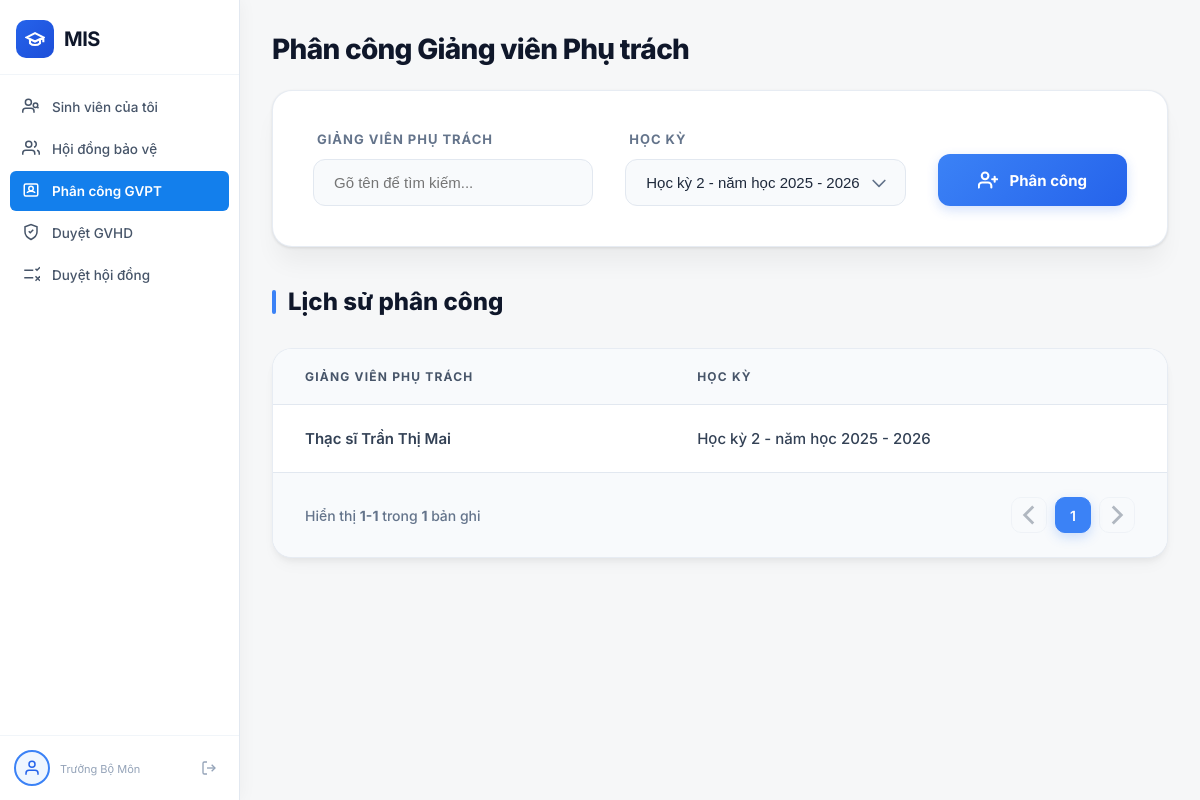
/truong-bo-mon/phan-cong-gvpt/, run on the app's committed database.
### Home/models.py (models this page shows, shortened)
class PhanCongGVPT(models.Model):
    giang_vien = models.ForeignKey(GiangVien, on_delete=models.CASCADE)
    ky = models.ForeignKey(KyThucTap, on_delete=models.CASCADE)
    ngay_phan_cong = models.DateTimeField(auto_now_add=True)
    class Meta:
        unique_together = ('giang_vien', 'ky')

class GiangVien(models.Model):
    HOC_VI_CHOICES = [
        ('Thạc sĩ', 'Thạc sĩ'),
        ('Tiến sĩ', 'Tiến sĩ'),
        ('Phó Giáo sư', 'Phó Giáo sư'),
        ('Giáo sư', 'Giáo sư'),
    ]
    CHUC_VU_CHOICES = [
        ('Giảng viên', 'Giảng viên'),
        ('Trưởng bộ môn', 'Trưởng bộ môn'),
        ('Giáo vụ', 'Giáo vụ'),
    ]
    CHUYEN_MON_CHOICES = [
        ('Phân tích thiết kế hệ thống (BA)', 'Phân tích thiết kế hệ thống (BA)'),
        ('Xây dựng hệ thống (DEV)', 'Xây dựng hệ thống (DEV)'),
        ('Artificial Intelligence (AI)', 'Artificial Intelligence (AI)'),
        ('Kiểm thử phần mềm', 'Kiểm thử phần mềm'),
        ('Phân tích dữ liệu (BI)', 'Phân tích dữ liệu (BI)'),
        ('An toàn bảo mật thông tin', 'An toàn bảo mật thông tin'),
        ('Triển khai ERP', 'Triển khai ERP'),
    ]
    ma_gv = models.CharField(max_length=20, primary_key=True)
    ho_ten = models.CharField(max_length=255)
    chuc_vu = models.CharField(max_length=100, choices=CHUC_VU_CHOICES, default='Giảng viên')
    hoc_vi = models.CharField(max_length=100, choices=HOC_VI_CHOICES, default='Thạc sĩ')
    chuyen_mon = models.CharField(max_length=500) # Lưu chuỗi các chuyên môn ghép lại
    so_dien_thoai = models.CharField(max_length=15, null=True, blank=True)

class KyThucTap(models.Model):
    ten_ky = models.CharField(max_length=255)
    ngay_bat_dau = models.DateField()
    ngay_ket_thuc = models.DateField()
    gv_phu_trach = models.ForeignKey(GiangVien, on_delete=models.SET_NULL, null=True)

### TruongBoMon/views.py (the view, shortened to what this page needs)
# urls.py: path('phan-cong-gvpt/', views.phan_cong_gvpt_view, name='phan_cong_gvpt'),
def phan_cong_gvpt_view(request):
    giang_vien_list = GiangVien.objects.all().order_by('ho_ten')
    ky_list = KyThucTap.objects.all().order_by('-id')
    lich_su = PhanCongGVPT.objects.all().order_by('-ngay_phan_cong')
    paginator = Paginator(lich_su, 10)
    page_number = request.GET.get('page')
    page_obj = paginator.get_page(page_number)
    context = {
        'current_page': 'phan_cong_gvpt',
        'giang_vien_list': giang_vien_list,
        'ky_list': ky_list,
        'page_obj': page_obj,
    }
    return render(request, 'TruongBoMon/phan_cong_gvpt.html', context)

### TruongBoMon/templates/TruongBoMon/phan_cong_gvpt.html (shortened to what this page needs)
{% extends 'TruongBoMon/home.html' %}
{% load static %}
{% block extra_css %}
<link rel="stylesheet" href="{% static 'TruongBoMon/css/phan_cong_gvpt.css' %}">
{% endblock %}
{% block content %}
<div class="page-container">
    <div class="page-header">
        <h1 class="page-title">Phân công Giảng viên Phụ trách</h1>
        <form method="POST" action="{% url 'TruongBoMon:phan_cong_gvpt' %}" class="form-card" id="assignForm">
            <div class="form-group">
                <label class="form-label">Giảng viên phụ trách</label>
                <input type="text" list="gv_list" id="gv_search" class="form-select" placeholder="Gõ tên để tìm kiếm..." required autocomplete="off">
            </div>
            <div class="form-group">
                <label class="form-label">Học kỳ</label>
                <select name="ky_id" class="form-select" required>
                    {% for ky in ky_list %}
                    <option value="{{ ky.id }}" {% if forloop.first %}selected{% endif %}>{{ ky.ten_ky }}</option>
                    {% endfor %}
                </select>
            </div>
            <button type="submit" class="btn-assign">
                <svg viewBox="0 0 24 24" fill="none" stroke="currentColor" stroke-width="2.5" stroke-linecap="round" stroke-linejoin="round">
                    <path d="M16 21v-2a4 4 0 0 0-4-4H5a4 4 0 0 0-4 4v2"></path>
                    <circle cx="8.5" cy="7" r="4"></circle>
                    <line x1="20" y1="8" x2="20" y2="14"></line>
                    <line x1="23" y1="11" x2="17" y2="11"></line>
                </svg>
                Phân công
            </button>
        </form>
    </div>
    <div class="history-section">
        <h2 class="section-title">Lịch sử phân công</h2>
        <div class="table-card">
            <table class="history-table">
                <thead>
                    <tr>
                        <th>GIẢNG VIÊN PHỤ TRÁCH</th>
                        <th>HỌC KỲ</th>
                    </tr>
                </thead>
                <tbody>
                    {% for pc in page_obj %}
                    <tr>
                        <td class="gv-name">{{ pc.giang_vien.hoc_vi }} {{ pc.giang_vien.ho_ten }}</td>
                        <td class="ky-name">{{ pc.ky.ten_ky }}</td>
                    </tr>
                    {% empty %}
                    <tr>
                        <td colspan="2" class="empty-row" style="text-align: center; padding: 4rem 2rem; color: #94a3b8;">
                            <p style="font-size: 0.9375rem; font-weight: 500;">Chưa có dữ liệu phân công nào trong hệ thống.</p>
                        </td>
                    </tr>
                    {% endfor %}
                </tbody>
            </table>
            {% if page_obj.paginator.count > 0 %}
            <div class="pagination-bar">
                <span class="pagination-info">
                    Hiển thị <strong>{{ page_obj.start_index }}-{{ page_obj.end_index }}</strong> trong <strong>{{ page_obj.paginator.count }}</strong> bản ghi
                </span>
                <div class="pagination-btns">
                    {% if page_obj.has_previous %}
                    <a href="?page={{ page_obj.previous_page_number }}" class="pg-btn">
                        <svg viewBox="0 0 24 24" fill="none" stroke="currentColor" stroke-width="2"><polyline points="15 18 9 12 15 6"></polyline></svg>
                    </a>
                    {% else %}
                    <button class="pg-btn" disabled>
                        <svg viewBox="0 0 24 24" fill="none" stroke="currentColor" stroke-width="2"><polyline points="15 18 9 12 15 6"></polyline></svg>
                    </button>
                    {% endif %}
                    {% for num in page_obj.paginator.page_range %}
                        {% if num == page_obj.number %}
                        <span class="pg-btn pg-active">{{ num }}</span>
                        {% elif num > page_obj.number|add:'-3' and num < page_obj.number|add:'3' %}
                        <a href="?page={{ num }}" class="pg-btn">{{ num }}</a>
                        {% endif %}
                    {% endfor %}
                    {% if page_obj.has_next %}
                    <a href="?page={{ page_obj.next_page_number }}" class="pg-btn">
                        <svg viewBox="0 0 24 24" fill="none" stroke="currentColor" stroke-width="2"><polyline points="9 18 15 12 9 6"></polyline></svg>
                    </a>
                    {% else %}
                    <button class="pg-btn" disabled>
                        <svg viewBox="0 0 24 24" fill="none" stroke="currentColor" stroke-width="2"><polyline points="9 18 15 12 9 6"></polyline></svg>
                    </button>
                    {% endif %}
                </div>
            </div>
            {% endif %}
        </div>
    </div>
</div>
{% endblock %}

### TruongBoMon/static/TruongBoMon/css/home.css (style rules this page uses)
:root { --sidebar-width: 240px; --radius-sm: 6px; --transition: all 0.22s cubic-bezier(0.4, 0, 0.2, 1); --gray-100: #f1f5f9; --gray-200: #e2e8f0; --gray-400: #94a3b8; --gray-800: #1e293b; --gray-900: #0f172a; --red: #dc2626; --red-bg: #fef2f2; }
*, *::before, *::after { box-sizing: border-box; margin: 0; padding: 0; }
body { font-family: 'Inter', -apple-system, BlinkMacSystemFont, sans-serif; background: #F6F7F8; color: var(--gray-800); display: flex; min-height: 100vh; }
button { cursor: pointer; border: none; background: none; font-family: inherit; }
svg { display: block; }

### TruongBoMon/static/TruongBoMon/css/phan_cong_gvpt.css (style rules this page uses)
.page-container { padding: 2.5rem 3rem; max-width: 1400px; margin: 0 auto; }
.page-header { margin-bottom: 2rem; }
.page-title { font-size: 1.75rem; font-weight: 800; color: #0f172a; letter-spacing: -0.025em; margin-bottom: 1.5rem; }
.form-card { background: #ffffff; padding: 2.5rem; border-radius: 1.25rem; box-shadow: 0 1px 3px 0 rgba(0, 0, 0, 0.1), 0 20px 25px -5px rgba(0, 0, 0, 0.05); border: 1px solid rgba(226, 232, 240, 0.8); display: grid; grid-template-columns: 1fr 1fr auto; align-items: flex-end; gap: 2rem; transition: none; }
.form-group { display: flex; flex-direction: column; gap: 0.75rem; }
.form-label { font-size: 0.8125rem; font-weight: 700; text-transform: uppercase; color: #64748b; letter-spacing: 0.075em; padding-left: 0.25rem; }
.form-select { padding: 0.875rem 1.25rem; border: 1.5px solid #e2e8f0; border-radius: 0.75rem; font-size: 0.9375rem; font-weight: 500; color: #1e293b; background-color: #f8fafc; transition: all 0.2s cubic-bezier(0.4, 0, 0.2, 1); cursor: pointer; width: 100%; }
select.form-select { appearance: none; background-repeat: no-repeat; background-position: right 1rem center; background-size: 1.25rem; }
input.form-select { cursor: text; }
.btn-assign { background: linear-gradient(135deg, #3b82f6 0%, #2563eb 100%); color: #ffffff; border: none; padding: 0 2.5rem; height: 3.25rem; border-radius: 0.75rem; font-weight: 700; font-size: 0.9375rem; display: flex; align-items: center; gap: 0.75rem; cursor: pointer; transition: all 0.3s cubic-bezier(0.4, 0, 0.2, 1); box-shadow: 0 4px 12px rgba(37, 99, 235, 0.2); }
.btn-assign svg { width: 1.25rem; height: 1.25rem; transition: transform 0.3s ease; }
.history-section { margin-top: 2.5rem; }
.section-title { font-size: 1.5rem; font-weight: 800; color: #0f172a; margin-bottom: 2rem; display: flex; align-items: center; gap: 0.75rem; }
.section-title::before { content: ''; width: 4px; height: 1.5rem; background: #3b82f6; border-radius: 2px; }
.table-card { background: #ffffff; border-radius: 1.25rem; box-shadow: 0 4px 6px -1px rgba(0, 0, 0, 0.05), 0 10px 15px -3px rgba(0, 0, 0, 0.03); border: 1px solid rgba(226, 232, 240, 0.8); overflow: hidden; }
.history-table { width: 100%; border-collapse: separate; border-spacing: 0; text-align: left; }
.history-table th { padding: 1.25rem 2rem; background: #f8fafc; font-size: 0.75rem; font-weight: 700; color: #475569; text-transform: uppercase; letter-spacing: 0.1em; border-bottom: 1px solid #e2e8f0; }
.history-table td { padding: 1.5rem 2rem; border-bottom: 1px solid #f1f5f9; font-size: 0.9375rem; color: #334155; transition: background 0.2s ease; }
.history-table tr:last-child td { border-bottom: none; }
.gv-name { font-weight: 600; color: #1e293b; }
.ky-name { font-weight: 500; color: #64748b; }
.pagination-bar { padding: 1.5rem 2rem; display: flex; justify-content: space-between; align-items: center; background: #f8fafc; border-top: 1px solid #e2e8f0; }
.pagination-info { font-size: 0.875rem; font-weight: 500; color: #64748b; }
.pagination-btns { display: flex; gap: 0.5rem; }
.pg-btn { min-width: 2.25rem; height: 2.25rem; display: flex; align-items: center; justify-content: center; border-radius: 0.625rem; font-size: 0.875rem; font-weight: 600; color: #475569; background: #ffffff; border: 1px solid #e2e8f0; text-decoration: none; transition: all 0.2s cubic-bezier(0.4, 0, 0.2, 1); }
.pg-btn.pg-active { background: #3b82f6; border-color: #3b82f6; color: #ffffff; box-shadow: 0 4px 12px rgba(59, 130, 246, 0.25); }
.pg-btn[disabled] { opacity: 0.4; cursor: not-allowed; background: #f8fafc; }
@media (max-width: 1200px) { .page-container { padding: 2rem; } }

### data on the page
PhanCongGVPT: giang_vien.hoc_vi "Thạc sĩ", giang_vien.ho_ten "Trần Thị Mai", ky.ten_ky "Học kỳ 2 - năm học 2025 - 2026"

### other printed values
{{ page_obj.start_index }} "1"
{{ page_obj.end_index }} "1"
{{ page_obj.paginator.count }} "1"
{{ num }} "1"
form field ky_id "Học kỳ 2 - năm học 2025 - 2026"
